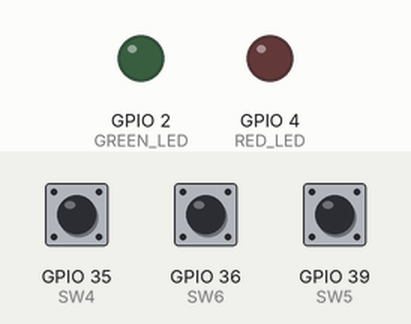
Simulated run of this sketch. Board: ESP32. Parts: output pins drawn as LEDs (lit = HIGH). Dashed ring = blinking. The test bench sets the inputs (shaded band); at power-on: GPIO 35 (SW4) HIGH, GPIO 39 (SW5) HIGH, GPIO 36 (SW6) HIGH.

Above: at 1.2 s.
1.3 s: GPIO 35 (SW4) pulled LOW for 0.15 s
At 1.51 s:
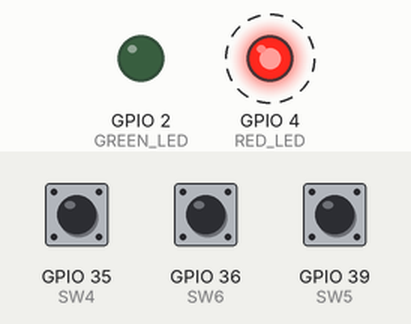
4.3 s: GPIO 39 (SW5) pulled LOW for 0.15 s
At 5.6 s:
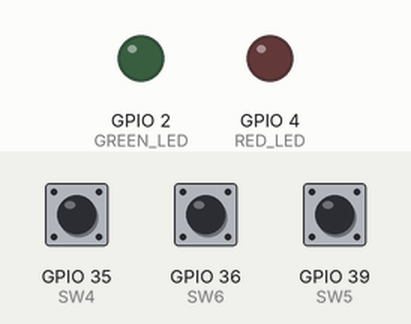
5.9 s: GPIO 36 (SW6) pulled LOW for 0.15 s
At 6.3 s:
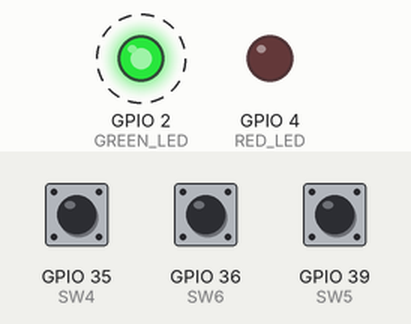
9.0 s: GPIO 35 (SW4) pulled LOW for 1 s
At 9.21 s:
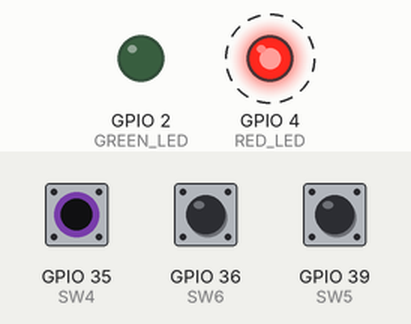
12.0 s: GPIO 39 (SW5) pulled LOW for 1 s
At 13.5 s:
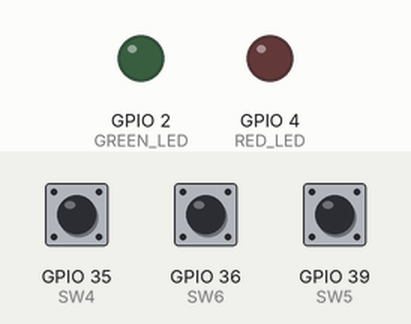
Timing chart, 0 to 15.0 s (numbered marks = the images above; inputs shaded):
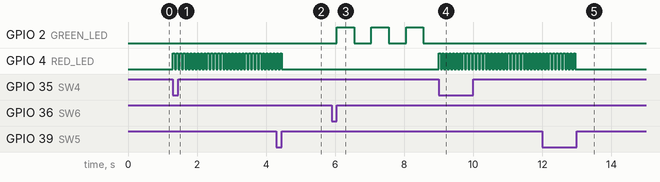

The sketch:

led_once_at_a_time.ino
```cpp
// GPIO definitions
#define RED_LED     4
#define GREEN_LED   2
#define SW4         35
#define SW5         39
#define SW6         36

// LED states
bool red_on = false;
bool green_on = false;
bool red_was_active = false;

// Timing
unsigned long lastRedToggle = 0;
unsigned long lastGreenToggle = 0;
unsigned long sw5PressTime = 0;

bool sw5Pressed = false;
bool sw6PrevState = HIGH;

void setup() {
  pinMode(RED_LED, OUTPUT);
  pinMode(GREEN_LED, OUTPUT);
  digitalWrite(RED_LED, LOW);
  digitalWrite(GREEN_LED, LOW);

  pinMode(SW4, INPUT);
  pinMode(SW5, INPUT);
  pinMode(SW6, INPUT);

  Serial.begin(115200);
}

// -- Independent input handlers --

void handleSW4() {
  if (digitalRead(SW4) == LOW) {
    red_on = true;
    green_on = false;
    red_was_active = true;
    digitalWrite(GREEN_LED, LOW);  // Make sure green is off
  }
}

void handleSW5(unsigned long now) {
  static bool sw5StatePrev = HIGH;
  bool sw5State = digitalRead(SW5);

  if (sw5State == LOW && sw5StatePrev == HIGH) {
    // Button just pressed
    sw5PressTime = now;
  }

  if (sw5State == HIGH && sw5StatePrev == LOW) {
    // Button just released
    unsigned long pressDuration = now - sw5PressTime;

    if (pressDuration >= 2000) {
      green_on = false;
      digitalWrite(GREEN_LED, LOW);
    } else {
      red_on = false;
      digitalWrite(RED_LED, LOW);
    }
  }

  sw5StatePrev = sw5State;
}


void handleSW6() {
  bool sw6State = digitalRead(SW6);
  if (sw6PrevState == LOW && sw6State == HIGH) {  // Released
    if (!red_on && red_was_active) {
      green_on = true;
      red_was_active = false;
    }
  }
  sw6PrevState = sw6State;
}

// -- Independent LED control based on current states --

void updateRedLED(unsigned long now) {
  if (red_on && now - lastRedToggle >= 50) { // 10Hz
    lastRedToggle = now;
    digitalWrite(RED_LED, !digitalRead(RED_LED));
  }
}

void updateGreenLED(unsigned long now) {
  if (green_on && now - lastGreenToggle >= 500) { // 2Hz
    lastGreenToggle = now;
    digitalWrite(GREEN_LED, !digitalRead(GREEN_LED));
  }
}

// -- Main loop --

void loop() {
  unsigned long now = millis();

  handleSW4();
  handleSW5(now);
  handleSW6();

  updateRedLED(now);
  updateGreenLED(now);
}
```

Measured:
- after the input at 1.3 s, GPIO 4 (RED_LED): alternates HIGH for 0.05 s and LOW for 0.05 s, starting at once
- after the input at 4.3 s, GPIO 4 (RED_LED): goes on until 4.5 s, then stays LOW
- after the input at 5.9 s, GPIO 2 (GREEN_LED): alternates HIGH for 0.50 s and LOW for 0.50 s, starting after 0.15 s
- after the input at 9.0 s, GPIO 2 (GREEN_LED): stops changing and stays LOW; GPIO 4 (RED_LED): alternates HIGH for 0.05 s and LOW for 0.05 s, starting at once
- after the input at 12.0 s, GPIO 4 (RED_LED): goes on until 13.0 s, then stays LOW
